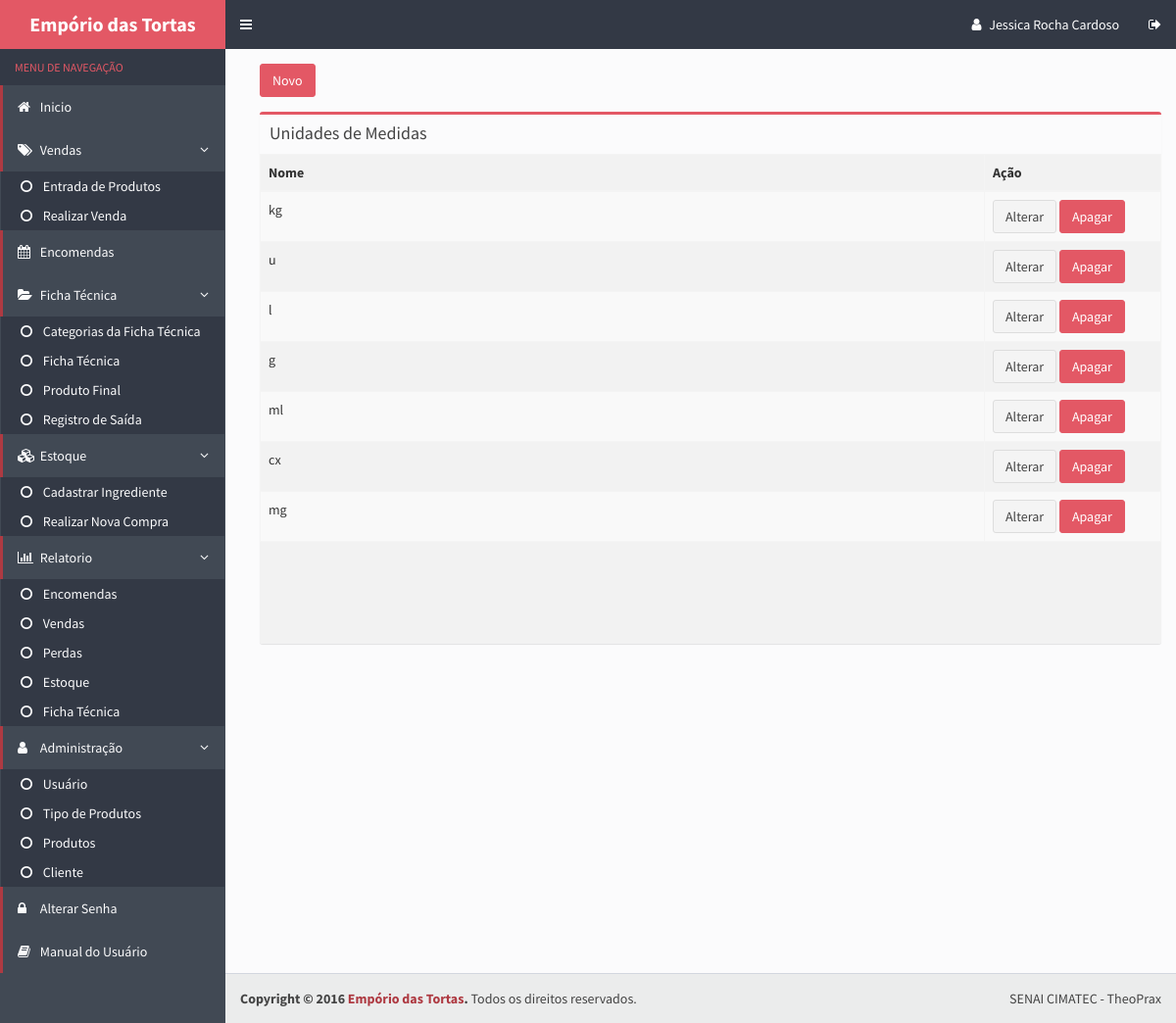
The app's page /unidadedemedida.php (signed in), older data.
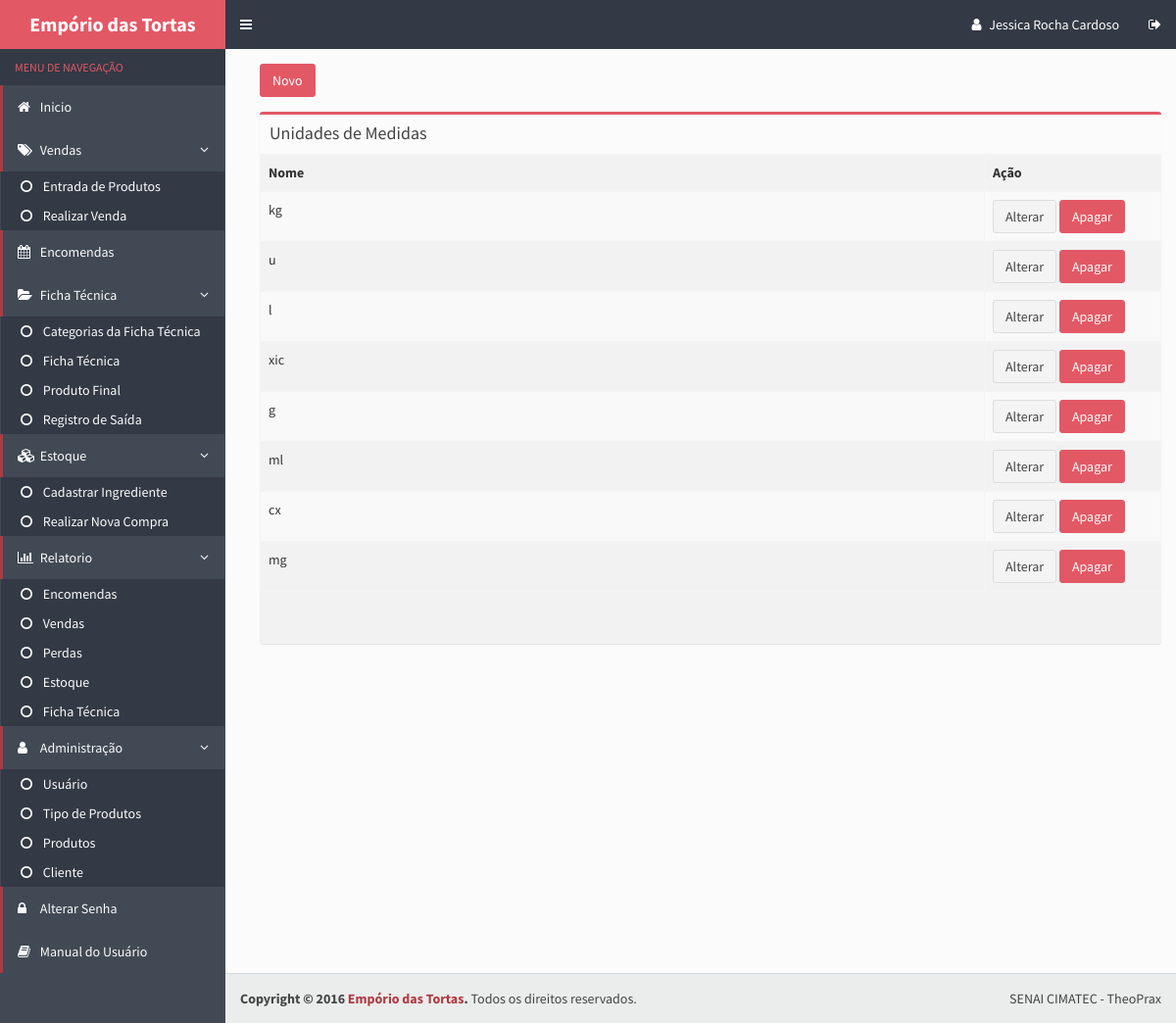
The same page, newer data.
### tables this page shows
CREATE TABLE IF NOT EXISTS `unidademedida` (
  `cod_unidademedida` int(11) NOT NULL AUTO_INCREMENT,
  `nome` varchar(10) NOT NULL,
  PRIMARY KEY (`cod_unidademedida`)
);

### unidadedemedida.php (the view, shortened to what this page needs)
<!DOCTYPE html>
  <head>
    <link rel="stylesheet" href="bootstrap/css/bootstrap.css">
    <link rel="stylesheet" href="https://maxcdn.bootstrapcdn.com/font-awesome/4.4.0/css/font-awesome.min.css">
    <link rel="stylesheet" href="https://code.ionicframework.com/ionicons/2.0.1/css/ionicons.min.css">
    <link rel="stylesheet" href="dist/css/AdminLTE.css">
    <link rel="stylesheet" href="dist/css/skins/skin-blue.css">
  </head>
  <body class="hold-transition skin-blue sidebar-mini">
    <div class="wrapper">
      <?php include_once("includes/header.php") ?>
      <?php include_once("includes/menu.php") ?>
      <div class="content-wrapper">
        <section class="content">
          <div class="row">
            <div class="col-xs-12">
            <a class="btn btn-danger" href="forms/cadastrar_unidademedida.php">Novo</a>
            <section class="content-header">
          </section>
              <div class="box">
                <div class="box-header">
                  <h3 class="box-title">Unidades de Medidas</h3>
                </div>
                <div class="box-body table-responsive no-padding"  style='overflow:auto;' id="scroll">
                  <table class="views-table cols-6 table table-striped table-bordered">
                    <thead>
                      <tr>
                        <th class="views-field views-field-id">Nome</th>
                        <th class="views-field views-field-field-nome">Ação</th>
                    </thead>
                     <tbody>
         <?php
             $pdo = Database::connect();
             $sql = "SELECT * from unidademedida"
             ;
              foreach ($pdo->query($sql) as $row) {
                  echo '<tr>';
                  echo '<td>'. $row['nome'] . '</td>';
                  echo '<td width=180>';
                  echo '<a class="btn btn-default" href="forms/atualizar_unidademedida.php?id='.$row['cod_unidademedida'].'">Alterar</a>';
                  echo '<a class="btn btn-danger" href="DAO/Excluir_unidademedida_DAO.php?id='.$row['cod_unidademedida'].'">Apagar</a>';
                  echo '</td>';
                  echo '</tr>';
             }
            ?>
      </tbody>
                    </table>
                </div>
              </div>
            </div>
          </div>
        </section>
      </div>
      <?php include_once("includes/footer.php") ?>
  </body>
</html>

Row changes from the older to the newer data that the page shows:
added unidademedida: nome "xic"
